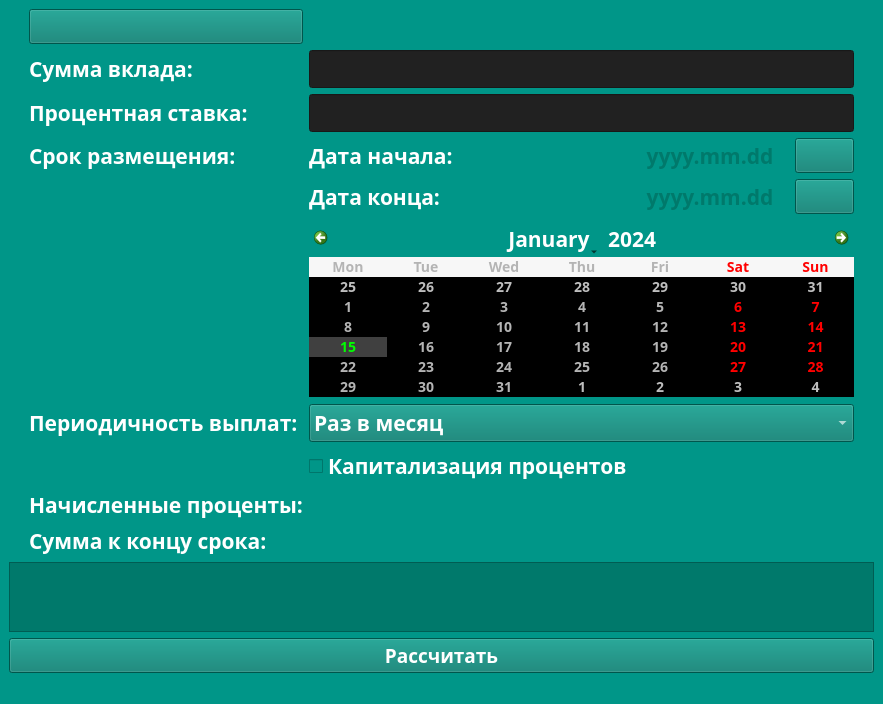
<?xml version="1.0" encoding="UTF-8"?>
<ui version="4.0">
 <class>depcalc</class>
 <widget class="QMainWindow" name="depcalc">
  <property name="geometry">
   <rect>
    <x>0</x>
    <y>0</y>
    <width>883</width>
    <height>681</height>
   </rect>
  </property>
  <property name="font">
   <font>
    <family>PT Sans Caption</family>
    <pointsize>16</pointsize>
    <bold>true</bold>
   </font>
  </property>
  <property name="windowTitle">
   <string>MainWindow</string>
  </property>
  <property name="styleSheet">
   <string notr="true">background-color:#009688</string>
  </property>
  <widget class="QWidget" name="centralwidget">
   <layout class="QVBoxLayout" name="verticalLayout_2" stretch="1,0,0">
    <item>
     <layout class="QGridLayout" name="gridLayout_2" columnstretch="0,0,0,0" rowminimumheight="1,1,1,1,1,1,1,1,1,1,1">
      <property name="spacing">
       <number>-1</number>
      </property>
      <item row="2" column="1">
       <widget class="QLabel" name="interRateLabel">
        <property name="sizePolicy">
         <sizepolicy hsizetype="Preferred" vsizetype="Expanding">
          <horstretch>0</horstretch>
          <verstretch>0</verstretch>
         </sizepolicy>
        </property>
        <property name="font">
         <font>
          <family>PT Sans Caption</family>
          <pointsize>16</pointsize>
          <bold>true</bold>
         </font>
        </property>
        <property name="styleSheet">
         <string notr="true">color: #FFFFFF;</string>
        </property>
        <property name="text">
         <string>Процентная ставка:</string>
        </property>
        <property name="alignment">
         <set>Qt::AlignLeading|Qt::AlignLeft|Qt::AlignVCenter</set>
        </property>
       </widget>
      </item>
      <item row="7" column="2">
       <widget class="QComboBox" name="payFrequencyBox">
        <property name="sizePolicy">
         <sizepolicy hsizetype="Preferred" vsizetype="Expanding">
          <horstretch>0</horstretch>
          <verstretch>0</verstretch>
         </sizepolicy>
        </property>
        <property name="font">
         <font>
          <family>PT Sans Caption</family>
          <pointsize>16</pointsize>
          <bold>true</bold>
         </font>
        </property>
        <property name="styleSheet">
         <string notr="true">color: #FFFFFF;
background-color: #00796B</string>
        </property>
        <item>
         <property name="text">
          <string>Раз в месяц</string>
         </property>
        </item>
        <item>
         <property name="text">
          <string>Раз в год</string>
         </property>
        </item>
        <item>
         <property name="text">
          <string>В конце срока</string>
         </property>
        </item>
       </widget>
      </item>
      <item row="5" column="2">
       <widget class="QCalendarWidget" name="calendarWidget">
        <property name="sizePolicy">
         <sizepolicy hsizetype="Preferred" vsizetype="Expanding">
          <horstretch>0</horstretch>
          <verstretch>0</verstretch>
         </sizepolicy>
        </property>
        <property name="font">
         <font>
          <family>PT Sans Caption</family>
          <pointsize>16</pointsize>
          <bold>true</bold>
         </font>
        </property>
        <property name="layoutDirection">
         <enum>Qt::LeftToRight</enum>
        </property>
        <property name="styleSheet">
         <string notr="true">  QCalendarWidget QAbstractItemView:enabled 
  {
  	font-size:14px;  
  	color: rgb(180, 180, 180);  
  	background-color: black;  
  	selection-background-color: rgb(64, 64, 64); 
  	selection-color: rgb(0, 255, 0); 
  }
QCalendarWidget QWidget#qt_calendar_navigationbar
{ 
  background-color:background-color: #00796B;
}</string>
        </property>
        <property name="gridVisible">
         <bool>false</bool>
        </property>
        <property name="selectionMode">
         <enum>QCalendarWidget::SingleSelection</enum>
        </property>
        <property name="horizontalHeaderFormat">
         <enum>QCalendarWidget::ShortDayNames</enum>
        </property>
        <property name="verticalHeaderFormat">
         <enum>QCalendarWidget::NoVerticalHeader</enum>
        </property>
        <property name="navigationBarVisible">
         <bool>true</bool>
        </property>
        <property name="dateEditEnabled">
         <bool>true</bool>
        </property>
        <property name="dateEditAcceptDelay">
         <number>1500</number>
        </property>
       </widget>
      </item>
      <item row="3" column="2">
       <layout class="QHBoxLayout" name="horizontalLayout_2" stretch="2,1,0">
        <property name="spacing">
         <number>-1</number>
        </property>
        <property name="sizeConstraint">
         <enum>QLayout::SetDefaultConstraint</enum>
        </property>
        <item>
         <widget class="QLabel" name="periodStartInputLabel">
          <property name="sizePolicy">
           <sizepolicy hsizetype="Preferred" vsizetype="Expanding">
            <horstretch>0</horstretch>
            <verstretch>0</verstretch>
           </sizepolicy>
          </property>
          <property name="font">
           <font>
            <family>PT Sans Caption</family>
            <pointsize>16</pointsize>
            <bold>true</bold>
           </font>
          </property>
          <property name="styleSheet">
           <string notr="true">color: #FFFFFF;</string>
          </property>
          <property name="text">
           <string>Дата начала:</string>
          </property>
         </widget>
        </item>
        <item>
         <widget class="QLabel" name="periodStartInput">
          <property name="sizePolicy">
           <sizepolicy hsizetype="Preferred" vsizetype="Expanding">
            <horstretch>0</horstretch>
            <verstretch>0</verstretch>
           </sizepolicy>
          </property>
          <property name="font">
           <font>
            <family>PT Sans Caption</family>
            <pointsize>16</pointsize>
            <bold>true</bold>
           </font>
          </property>
          <property name="styleSheet">
           <string notr="true">color: #00796B;</string>
          </property>
          <property name="text">
           <string>yyyy.mm.dd</string>
          </property>
          <property name="alignment">
           <set>Qt::AlignCenter</set>
          </property>
         </widget>
        </item>
        <item>
         <widget class="QPushButton" name="periodStartInputButton">
          <property name="sizePolicy">
           <sizepolicy hsizetype="Minimum" vsizetype="Expanding">
            <horstretch>0</horstretch>
            <verstretch>0</verstretch>
           </sizepolicy>
          </property>
          <property name="font">
           <font>
            <family>PT Sans Caption</family>
            <pointsize>14</pointsize>
            <bold>true</bold>
           </font>
          </property>
          <property name="styleSheet">
           <string notr="true">color: #FFFFFF;
background-color: #00796B</string>
          </property>
          <property name="text">
           <string/>
          </property>
          <property name="icon">
           <iconset resource="../../assets/icons/icons.qrc">
            <normaloff>:/outline_event_black.png</normaloff>:/outline_event_black.png</iconset>
          </property>
          <property name="checkable">
           <bool>true</bool>
          </property>
         </widget>
        </item>
       </layout>
      </item>
      <item row="1" column="1">
       <widget class="QLabel" name="depAmount">
        <property name="sizePolicy">
         <sizepolicy hsizetype="Preferred" vsizetype="Expanding">
          <horstretch>0</horstretch>
          <verstretch>0</verstretch>
         </sizepolicy>
        </property>
        <property name="font">
         <font>
          <family>PT Sans Caption</family>
          <pointsize>16</pointsize>
          <bold>true</bold>
         </font>
        </property>
        <property name="styleSheet">
         <string notr="true">color: #FFFFFF;</string>
        </property>
        <property name="text">
         <string>Сумма вклада:</string>
        </property>
       </widget>
      </item>
      <item row="1" column="2">
       <widget class="QLineEdit" name="depAmountInput">
        <property name="sizePolicy">
         <sizepolicy hsizetype="Expanding" vsizetype="Expanding">
          <horstretch>0</horstretch>
          <verstretch>0</verstretch>
         </sizepolicy>
        </property>
        <property name="font">
         <font>
          <family>PT Sans Caption</family>
          <pointsize>16</pointsize>
          <bold>true</bold>
         </font>
        </property>
        <property name="styleSheet">
         <string notr="true">background-color: #212121</string>
        </property>
       </widget>
      </item>
      <item row="10" column="2">
       <widget class="QLabel" name="endAmountOutput">
        <property name="sizePolicy">
         <sizepolicy hsizetype="Preferred" vsizetype="Expanding">
          <horstretch>0</horstretch>
          <verstretch>0</verstretch>
         </sizepolicy>
        </property>
        <property name="font">
         <font>
          <family>PT Sans Caption</family>
          <pointsize>16</pointsize>
          <bold>true</bold>
         </font>
        </property>
        <property name="styleSheet">
         <string notr="true">color: #FFFFFF;</string>
        </property>
        <property name="text">
         <string/>
        </property>
       </widget>
      </item>
      <item row="7" column="1">
       <widget class="QLabel" name="payFrequencyLabel">
        <property name="sizePolicy">
         <sizepolicy hsizetype="Preferred" vsizetype="Expanding">
          <horstretch>0</horstretch>
          <verstretch>0</verstretch>
         </sizepolicy>
        </property>
        <property name="font">
         <font>
          <family>PT Sans Caption</family>
          <pointsize>16</pointsize>
          <bold>true</bold>
         </font>
        </property>
        <property name="styleSheet">
         <string notr="true">color: #FFFFFF;</string>
        </property>
        <property name="text">
         <string>Периодичность выплат:</string>
        </property>
       </widget>
      </item>
      <item row="4" column="3">
       <spacer name="horizontalSpacer_2">
        <property name="orientation">
         <enum>Qt::Horizontal</enum>
        </property>
        <property name="sizeType">
         <enum>QSizePolicy::Fixed</enum>
        </property>
        <property name="sizeHint" stdset="0">
         <size>
          <width>20</width>
          <height>20</height>
         </size>
        </property>
       </spacer>
      </item>
      <item row="8" column="2">
       <widget class="QCheckBox" name="capitalization">
        <property name="sizePolicy">
         <sizepolicy hsizetype="Minimum" vsizetype="Expanding">
          <horstretch>0</horstretch>
          <verstretch>0</verstretch>
         </sizepolicy>
        </property>
        <property name="font">
         <font>
          <family>PT Sans Caption</family>
          <pointsize>16</pointsize>
          <bold>true</bold>
         </font>
        </property>
        <property name="styleSheet">
         <string notr="true">color: #FFFFFF;</string>
        </property>
        <property name="text">
         <string>Капитализация процентов</string>
        </property>
       </widget>
      </item>
      <item row="10" column="1">
       <widget class="QLabel" name="endAmountLabel">
        <property name="sizePolicy">
         <sizepolicy hsizetype="Preferred" vsizetype="Expanding">
          <horstretch>0</horstretch>
          <verstretch>0</verstretch>
         </sizepolicy>
        </property>
        <property name="font">
         <font>
          <family>PT Sans Caption</family>
          <pointsize>16</pointsize>
          <bold>true</bold>
         </font>
        </property>
        <property name="styleSheet">
         <string notr="true">color: #FFFFFF;</string>
        </property>
        <property name="text">
         <string>Сумма к концу срока:</string>
        </property>
       </widget>
      </item>
      <item row="0" column="1">
       <widget class="QPushButton" name="reset">
        <property name="font">
         <font>
          <family>PT Sans Caption</family>
          <pointsize>14</pointsize>
          <bold>true</bold>
         </font>
        </property>
        <property name="styleSheet">
         <string notr="true">color: #FFFFFF;
background-color: #00796B</string>
        </property>
        <property name="text">
         <string/>
        </property>
        <property name="icon">
         <iconset resource="../../assets/icons/icons.qrc">
          <normaloff>:/backspace.png</normaloff>:/backspace.png</iconset>
        </property>
       </widget>
      </item>
      <item row="3" column="0">
       <spacer name="horizontalSpacer">
        <property name="orientation">
         <enum>Qt::Horizontal</enum>
        </property>
        <property name="sizeType">
         <enum>QSizePolicy::Fixed</enum>
        </property>
        <property name="sizeHint" stdset="0">
         <size>
          <width>20</width>
          <height>20</height>
         </size>
        </property>
       </spacer>
      </item>
      <item row="9" column="1">
       <widget class="QLabel" name="AccruedIntLabel">
        <property name="sizePolicy">
         <sizepolicy hsizetype="Preferred" vsizetype="Expanding">
          <horstretch>0</horstretch>
          <verstretch>0</verstretch>
         </sizepolicy>
        </property>
        <property name="font">
         <font>
          <family>PT Sans Caption</family>
          <pointsize>16</pointsize>
          <bold>true</bold>
         </font>
        </property>
        <property name="styleSheet">
         <string notr="true">color: #FFFFFF;</string>
        </property>
        <property name="text">
         <string>Начисленные проценты:</string>
        </property>
       </widget>
      </item>
      <item row="3" column="1">
       <widget class="QLabel" name="periodLabel">
        <property name="sizePolicy">
         <sizepolicy hsizetype="Preferred" vsizetype="Expanding">
          <horstretch>0</horstretch>
          <verstretch>0</verstretch>
         </sizepolicy>
        </property>
        <property name="font">
         <font>
          <family>PT Sans Caption</family>
          <pointsize>16</pointsize>
          <bold>true</bold>
         </font>
        </property>
        <property name="styleSheet">
         <string notr="true">color: #FFFFFF;</string>
        </property>
        <property name="text">
         <string>Срок размещения:</string>
        </property>
       </widget>
      </item>
      <item row="9" column="2">
       <widget class="QLabel" name="AccruedIntOutput">
        <property name="sizePolicy">
         <sizepolicy hsizetype="Preferred" vsizetype="Expanding">
          <horstretch>0</horstretch>
          <verstretch>0</verstretch>
         </sizepolicy>
        </property>
        <property name="font">
         <font>
          <family>PT Sans Caption</family>
          <pointsize>16</pointsize>
          <bold>true</bold>
         </font>
        </property>
        <property name="styleSheet">
         <string notr="true">color: #FFFFFF;</string>
        </property>
        <property name="text">
         <string/>
        </property>
       </widget>
      </item>
      <item row="4" column="2">
       <layout class="QHBoxLayout" name="horizontalLayout" stretch="2,1,0">
        <item>
         <widget class="QLabel" name="periodEndInputLabel">
          <property name="sizePolicy">
           <sizepolicy hsizetype="Preferred" vsizetype="Expanding">
            <horstretch>0</horstretch>
            <verstretch>0</verstretch>
           </sizepolicy>
          </property>
          <property name="font">
           <font>
            <family>PT Sans Caption</family>
            <pointsize>16</pointsize>
            <bold>true</bold>
           </font>
          </property>
          <property name="styleSheet">
           <string notr="true">color: #FFFFFF;</string>
          </property>
          <property name="text">
           <string>Дата конца:</string>
          </property>
         </widget>
        </item>
        <item>
         <widget class="QLabel" name="periodEndInput">
          <property name="sizePolicy">
           <sizepolicy hsizetype="Preferred" vsizetype="Expanding">
            <horstretch>0</horstretch>
            <verstretch>0</verstretch>
           </sizepolicy>
          </property>
          <property name="font">
           <font>
            <family>PT Sans Caption</family>
            <pointsize>16</pointsize>
            <bold>true</bold>
           </font>
          </property>
          <property name="styleSheet">
           <string notr="true">color: #00796B;</string>
          </property>
          <property name="text">
           <string>yyyy.mm.dd</string>
          </property>
          <property name="alignment">
           <set>Qt::AlignCenter</set>
          </property>
         </widget>
        </item>
        <item>
         <widget class="QPushButton" name="periodEndInputButton">
          <property name="sizePolicy">
           <sizepolicy hsizetype="Minimum" vsizetype="Expanding">
            <horstretch>0</horstretch>
            <verstretch>0</verstretch>
           </sizepolicy>
          </property>
          <property name="font">
           <font>
            <family>PT Sans Caption</family>
            <pointsize>14</pointsize>
            <bold>true</bold>
           </font>
          </property>
          <property name="styleSheet">
           <string notr="true">color: #FFFFFF;
background-color: #00796B</string>
          </property>
          <property name="text">
           <string/>
          </property>
          <property name="icon">
           <iconset resource="../../assets/icons/icons.qrc">
            <normaloff>:/outline_event_black.png</normaloff>:/outline_event_black.png</iconset>
          </property>
          <property name="checkable">
           <bool>true</bool>
          </property>
         </widget>
        </item>
       </layout>
      </item>
      <item row="2" column="2">
       <widget class="QLineEdit" name="interRateInput">
        <property name="sizePolicy">
         <sizepolicy hsizetype="Expanding" vsizetype="Expanding">
          <horstretch>0</horstretch>
          <verstretch>0</verstretch>
         </sizepolicy>
        </property>
        <property name="font">
         <font>
          <family>PT Sans Caption</family>
          <pointsize>16</pointsize>
          <bold>true</bold>
         </font>
        </property>
        <property name="styleSheet">
         <string notr="true">background-color: #212121</string>
        </property>
       </widget>
      </item>
     </layout>
    </item>
    <item>
     <widget class="QTableWidget" name="tableWidget">
      <property name="font">
       <font>
        <family>PT Sans Caption</family>
        <pointsize>16</pointsize>
        <bold>true</bold>
       </font>
      </property>
      <property name="styleSheet">
       <string notr="true">color: #FFFFFF;
background-color: #00796B</string>
      </property>
     </widget>
    </item>
    <item>
     <widget class="QPushButton" name="equalButton">
      <property name="font">
       <font>
        <family>PT Sans Caption</family>
        <pointsize>14</pointsize>
        <bold>true</bold>
       </font>
      </property>
      <property name="styleSheet">
       <string notr="true">color: #FFFFFF;
background-color: #00796B</string>
      </property>
      <property name="text">
       <string>Рассчитать</string>
      </property>
     </widget>
    </item>
   </layout>
  </widget>
  <widget class="QStatusBar" name="statusbar"/>
 </widget>
 <resources>
  <include location="../../assets/icons/icons.qrc"/>
 </resources>
 <connections/>
</ui>
